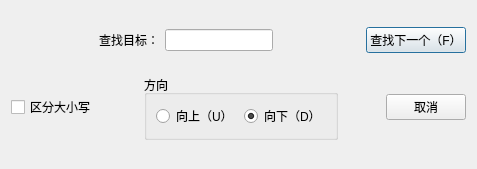
<?xml version="1.0" encoding="UTF-8"?>
<ui version="4.0">
 <class>searchDialog</class>
 <widget class="QDialog" name="searchDialog">
  <property name="geometry">
   <rect>
    <x>0</x>
    <y>0</y>
    <width>477</width>
    <height>169</height>
   </rect>
  </property>
  <property name="sizePolicy">
   <sizepolicy hsizetype="Fixed" vsizetype="Fixed">
    <horstretch>0</horstretch>
    <verstretch>0</verstretch>
   </sizepolicy>
  </property>
  <property name="minimumSize">
   <size>
    <width>477</width>
    <height>169</height>
   </size>
  </property>
  <property name="maximumSize">
   <size>
    <width>477</width>
    <height>169</height>
   </size>
  </property>
  <property name="windowTitle">
   <string>查找</string>
  </property>
  <property name="windowIcon">
   <iconset>
    <normaloff>:/image/FIND.png</normaloff>:/image/FIND.png</iconset>
  </property>
  <layout class="QVBoxLayout" name="verticalLayout">
   <item>
    <layout class="QHBoxLayout" name="horizontalLayout_2">
     <item>
      <spacer name="horizontalSpacer_4">
       <property name="orientation">
        <enum>Qt::Horizontal</enum>
       </property>
       <property name="sizeHint" stdset="0">
        <size>
         <width>40</width>
         <height>20</height>
        </size>
       </property>
      </spacer>
     </item>
     <item>
      <widget class="QLabel" name="label">
       <property name="text">
        <string>查找目标：</string>
       </property>
      </widget>
     </item>
     <item>
      <widget class="QLineEdit" name="searchText">
       <property name="baseSize">
        <size>
         <width>0</width>
         <height>0</height>
        </size>
       </property>
      </widget>
     </item>
     <item>
      <spacer name="horizontalSpacer">
       <property name="orientation">
        <enum>Qt::Horizontal</enum>
       </property>
       <property name="sizeHint" stdset="0">
        <size>
         <width>40</width>
         <height>20</height>
        </size>
       </property>
      </spacer>
     </item>
     <item>
      <widget class="QPushButton" name="findNextButton">
       <property name="text">
        <string>查找下一个（F）</string>
       </property>
      </widget>
     </item>
    </layout>
   </item>
   <item>
    <layout class="QHBoxLayout" name="horizontalLayout_3">
     <item>
      <widget class="QCheckBox" name="checkBox">
       <property name="text">
        <string>区分大小写</string>
       </property>
      </widget>
     </item>
     <item>
      <spacer name="horizontalSpacer_3">
       <property name="orientation">
        <enum>Qt::Horizontal</enum>
       </property>
       <property name="sizeHint" stdset="0">
        <size>
         <width>40</width>
         <height>20</height>
        </size>
       </property>
      </spacer>
     </item>
     <item>
      <widget class="QGroupBox" name="groupBox">
       <property name="title">
        <string>方向</string>
       </property>
       <layout class="QHBoxLayout" name="horizontalLayout">
        <item>
         <widget class="QRadioButton" name="raUpButton">
          <property name="autoFillBackground">
           <bool>false</bool>
          </property>
          <property name="text">
           <string>向上（U）</string>
          </property>
         </widget>
        </item>
        <item>
         <widget class="QRadioButton" name="raDownButton">
          <property name="autoFillBackground">
           <bool>false</bool>
          </property>
          <property name="text">
           <string>向下（D）</string>
          </property>
          <property name="checked">
           <bool>true</bool>
          </property>
         </widget>
        </item>
       </layout>
      </widget>
     </item>
     <item>
      <spacer name="horizontalSpacer_2">
       <property name="orientation">
        <enum>Qt::Horizontal</enum>
       </property>
       <property name="sizeHint" stdset="0">
        <size>
         <width>40</width>
         <height>20</height>
        </size>
       </property>
      </spacer>
     </item>
     <item>
      <widget class="QPushButton" name="cancelButton">
       <property name="text">
        <string>取消</string>
       </property>
      </widget>
     </item>
    </layout>
   </item>
  </layout>
 </widget>
 <resources/>
 <connections/>
</ui>
